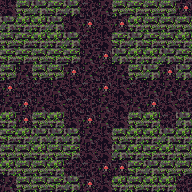

This is a level from a 2D game, rendered from its Tiled map with the project's own tilesets. A one-line summary and the complete map file follow:
An orthogonal 12x12 tile map with 16x16 px tiles, 1 tile layer (tile) and 16 objects.

<map version="1.0" tiledversion="1.1.2" orientation="orthogonal" renderorder="right-down" width="12" height="12" tilewidth="16" tileheight="16" infinite="0" nextobjectid="63">
 <tileset firstgid="1" source="tileset.tsx" />
 <layer name="tile" width="12" height="12">
  <data encoding="csv">
24,19,18,20,18,25,23,19,20,19,19,22,
18,21,21,18,24,22,24,22,21,19,19,19,
19,20,21,21,18,25,24,20,18,20,19,21,
20,20,19,20,20,23,22,18,21,21,18,20,
19,23,19,19,22,23,25,23,19,18,22,18,
22,25,25,23,24,25,22,24,25,23,23,23,
23,22,23,24,25,25,23,24,23,22,24,25,
21,22,19,21,24,22,23,24,19,21,25,18,
20,21,18,18,18,23,24,19,21,21,18,21,
19,19,21,19,20,24,24,18,21,20,21,19,
21,19,19,21,25,25,22,22,20,18,19,19,
23,19,19,20,18,22,24,21,19,21,21,25
</data>
 </layer>
 <objectgroup name="creature">
  <object id="55" gid="242" x="64" y="112" width="16" height="16">
   <properties>
    <property name="probability" value="8" />
   </properties>
  </object>
  <object id="56" gid="242" x="112" y="96" width="16" height="16">
   <properties>
    <property name="probability" value="8" />
   </properties>
  </object>
  <object id="57" gid="252" x="80" y="48" width="16" height="16">
   <properties>
    <property name="probability" value="8" />
   </properties>
  </object>
  <object id="58" gid="252" x="96" y="144" width="16" height="16">
   <properties>
    <property name="probability" value="20" />
   </properties>
  </object>
  <object id="59" gid="252" x="32" y="96" width="16" height="16">
   <properties>
    <property name="probability" value="8" />
   </properties>
  </object>
  <object id="60" gid="252" x="144" y="112" width="16" height="16">
   <properties>
    <property name="probability" value="8" />
   </properties>
  </object>
  <object id="61" gid="252" x="80" y="80" width="16" height="16">
   <properties>
    <property name="probability" value="8" />
   </properties>
  </object>
  <object id="62" gid="245" x="80" y="112" width="16" height="16">
   <properties>
    <property name="probability" value="8" />
   </properties>
  </object>
 </objectgroup>
 <objectgroup name="furniture">
  <object id="47" gid="69" x="16" y="128" width="16" height="16" />
  <object id="48" gid="69" x="112" y="32" width="16" height="16" />
  <object id="49" gid="69" x="160" y="80" width="16" height="16" />
  <object id="50" gid="69" x="112" y="176" width="16" height="16" />
  <object id="51" gid="69" x="64" y="32" width="16" height="16" />
  <object id="52" gid="69" x="16" y="80" width="16" height="16" />
  <object id="53" gid="69" x="160" y="128" width="16" height="16" />
  <object id="54" gid="69" x="64" y="176" width="16" height="16" />
 </objectgroup>
 <objectgroup name="description" />
</map>
